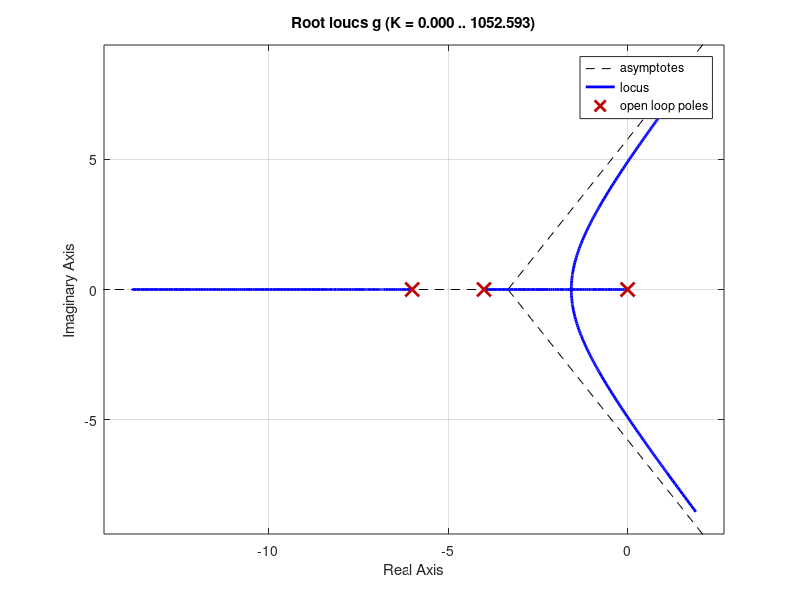

Write the MATLAB code that produced this figure. (Note: this script raises an error after producing the figure.)
%% Exemplo 9-3
% Cap. 9, livro Nise, 5a ed.

clear all, close all, clc

%% Planta
s = tf('s');
g = 1/(s*(s+4)*(s+6))

% Ganho do sistema sem compensador
mp = 0.16
csi = -log(mp)/sqrt(pi^2+log(mp)^2)
figure, rlocus(g),
sgrid(csi,0)


k = 43.2 % retirado do grafico
wn = 2.38 % frequencia natural - retirado do grafico

% Tempo de estabilizacao sem compensador
Ts = 4/(csi*wn)

% Malha fechada sem compensador
mf = feedback(k*g,1)

%% Compensador PD

% Deseja-se
Ts_desejado = Ts/3
Re= 4/Ts_desejado
wn_desejado = 4/(csi*Ts_desejado) % nova frequencia natural

% Polo desejado
s_desejado = -csi*wn_desejado+1i*wn_desejado*sqrt(1-csi^2)
hold on, plot(s_desejado,'rx') % plota no lugar das raizes anterior (nao 
                               % compensado) o polo desejado
hold off

% Calculo do angulo de compensacao
Gw = freqresp(g,s_desejado)
theta_c = pi - angle(Gw)

% Posição do zero - zc
sigma = real(s_desejado) % parte real do polo desejado
wd = imag(s_desejado) % parte imaginaria do polo desejado
 
zc = -(abs(sigma) - abs(wd)/tan(pi-theta_c)) % geometria define posicao do zero

% Compensador PD
gc = s - zc % funcao de transferencia do compensador

% Ganho no sistema compensado
figure, rlocus(gc*g) % procurar ganho relativo ao csi (ou Mp) desejado
sgrid(csi,0)
kc = 47.3 % retirado do grafico

% Malha fechada com compensador
mf_pd = feedback(kc*gc*g,1)

%% Simulacao da resposta ao degrau
figure, step(mf,mf_pd)
legend('Sem compensador','Com compensador PD')

fprintf(['============================================',...
    '\nFizemos rlocus(G_c(s)*G(s)) e selecionamos',...
    '\num ganho que deveria garantir overshoot 0,16.',...
    '\nPor que na simulacao o overshoot foi outro?',...
    '\n============================================\n'])